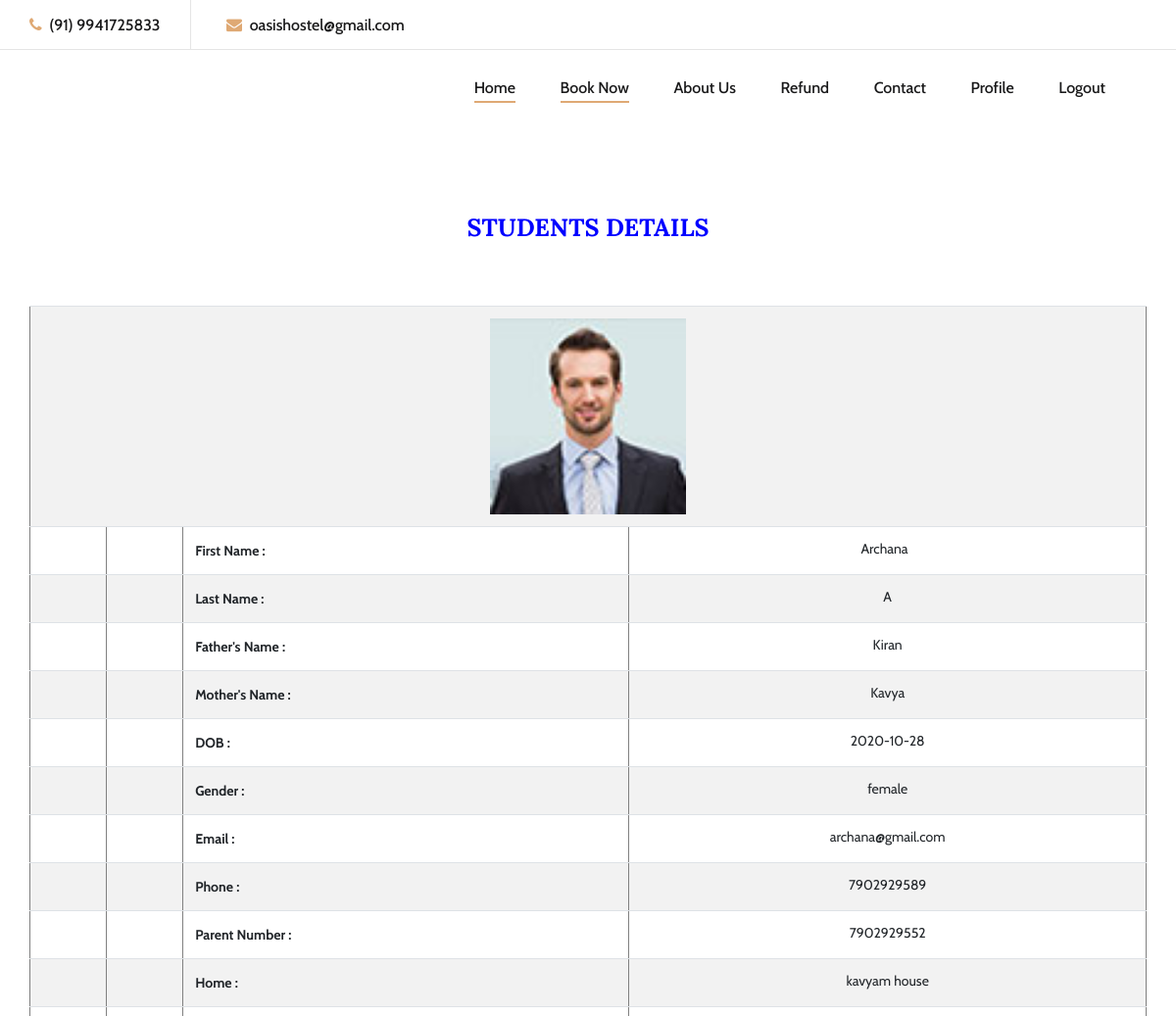
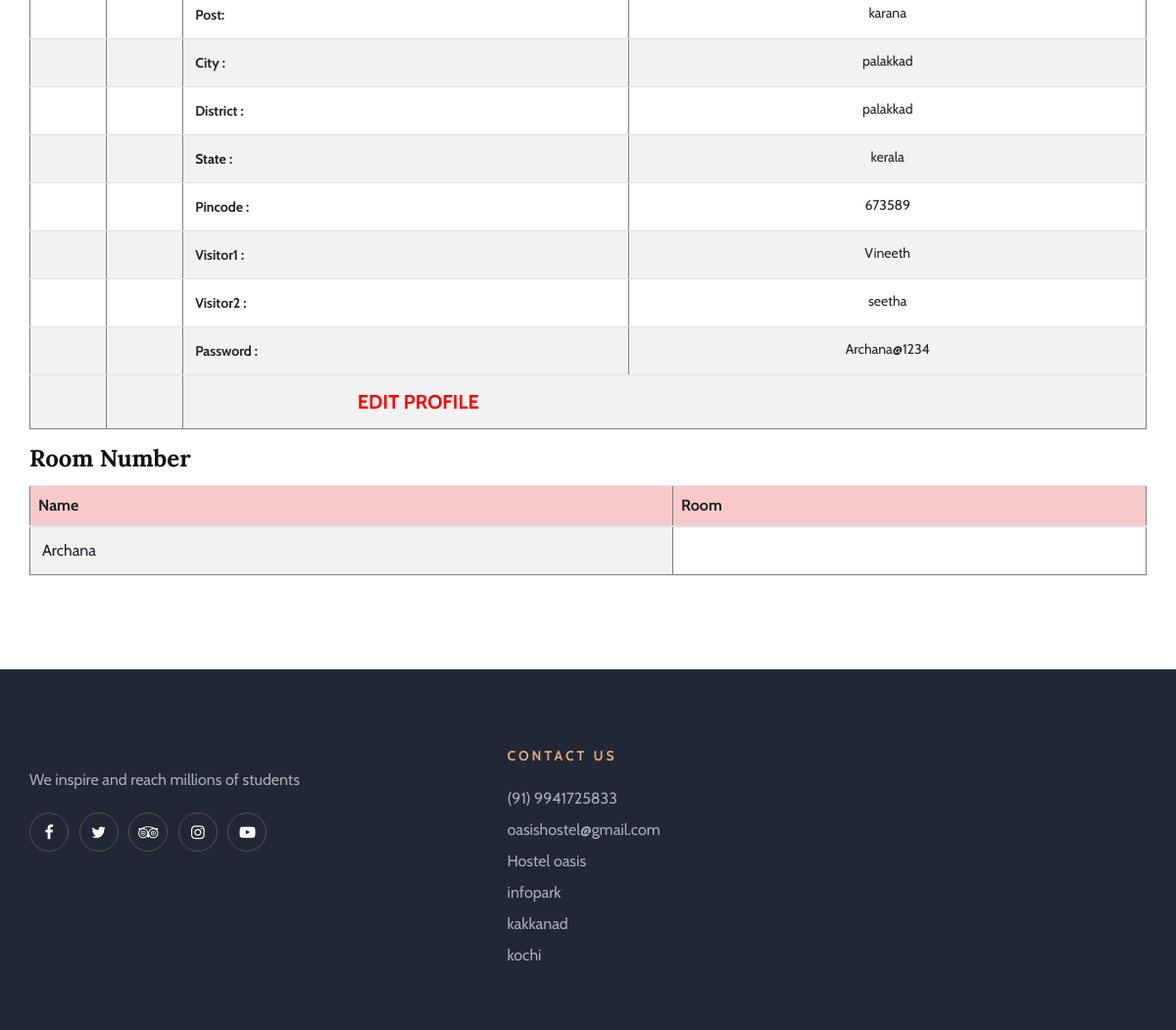
Screenshot of /profile.php (signed in) with the database file from the repository (2 pictures, top to bottom).
### tables this page shows
CREATE TABLE `registration` (
  `Reg_id` int(10) NOT NULL,
  `f_name` varchar(30) NOT NULL,
  `l_name` varchar(30) NOT NULL,
  `fa_name` varchar(30) NOT NULL,
  `ma_name` varchar(30) NOT NULL,
  `dob` date NOT NULL,
  `gender` varchar(30) NOT NULL,
  `email` varchar(50) NOT NULL,
  `phone` varchar(15) NOT NULL,
  `p_phone` varchar(50) NOT NULL,
  `home` varchar(30) NOT NULL,
  `post` varchar(30) NOT NULL,
  `city` varchar(30) NOT NULL,
  `district` varchar(50) NOT NULL,
  `state` varchar(30) NOT NULL,
  `pin` varchar(25) NOT NULL,
  `high` varchar(50) NOT NULL,
  `joinc` varchar(50) NOT NULL,
  `join` varchar(50) NOT NULL,
  `visitor1` varchar(30) NOT NULL,
  `visitor2` varchar(30) NOT NULL,
  `username` varchar(30) NOT NULL,
  `password` varchar(30) NOT NULL,
  `confirmpassword` varchar(30) NOT NULL,
  `utype` int(10) NOT NULL,
  `status` int(10) NOT NULL,
  `book` int(10) NOT NULL,
  `photo` varchar(200) NOT NULL
);

### profile.php (the view, shortened to what this page needs)
<?php
$a10=$_SESSION['sess'];
?>
<!DOCTYPE html>
<html lang="zxx">
<head>
    <link rel="stylesheet" href="css/bootstrap.min.css" type="text/css">
    <link rel="stylesheet" href="css/font-awesome.min.css" type="text/css">
    <link rel="stylesheet" href="css/elegant-icons.css" type="text/css">
    <link rel="stylesheet" href="css/flaticon.css" type="text/css">
    <link rel="stylesheet" href="css/owl.carousel.min.css" type="text/css">
    <link rel="stylesheet" href="css/nice-select.css" type="text/css">
    <link rel="stylesheet" href="css/jquery-ui.min.css" type="text/css">
    <link rel="stylesheet" href="css/magnific-popup.css" type="text/css">
    <link rel="stylesheet" href="css/slicknav.min.css" type="text/css">
    <link rel="stylesheet" href="css/style.css" type="text/css">
</head>
<body>
    <header class="header-section">
        <div class="top-nav">
            <div class="container">
                <div class="row">
                    <div class="col-lg-6">
                        <ul class="tn-left">
                            <li><i class="fa fa-phone"></i> (91) 9941725833</li>
                            <li><i class="fa fa-envelope"></i> oasishostel@gmail.com</li>
                        </ul>
                    </div>
                    <div class="col-lg-6">
                        <div class="tn-right">
                        </div>
                    </div>
                </div>
            </div>
        </div>
        <div class="menu-item">
            <div class="container">
                <div class="row">
                    <div class="col-lg-2">
                    </div>
                    <div class="col-lg-10">
                        <div class="nav-menu">
                            <nav class="mainmenu">
                                <ul>
                                    <li class="active"><a href="home.php">Home</a></li>
                                    <li class="active"><a href="rooms.php">Book Now</a></li>
                                    <li><a href="aboutus1.php">About Us</a></li>
                                    <li><a href="Refund.php">Refund</a></li>
                                    <li><a href="contactus1.php">Contact</a></li>
                                    <li><a href="profile.php">Profile</a></li>
                                          <li><a href="logout.php">Logout</a></li>
                                </ul>
                            </nav>
                        </div>
                    </div>
                </div>
            </div>
        </div>
    </header>
    <div class="breadcrumb-section">
        <div class="container">
            <div class="row">
                <div class="col-lg-12">
                    <div class="breadcrumb-text">
                     <?php
$con=mysqli_connect("localhost","root","","hostel");
$sql="select * from registration where username='$a10'";
$exe=mysqli_query($con,$sql);
?>
<center><h2 style="color:blue"><b style="font-size:25px;">STUDENTS DETAILS</b></h2></center>
<form method="POST">
    <center><br><br>
				<table class="table table-striped" border="1">
					<?php
                    while($fetch2=mysqli_fetch_array($exe))
						{
							?>
                    <tr><td colspan="4" align="center"><img src="images/<?php echo $fetch2['photo']?>" width="200px" height="200px"></td></tr>
                    <tr><td></td><td></td><td><b style="font-size:14px;">First Name  :</b></td><td style="font-size:14px;" align="center"><?php echo $fetch2['f_name']?>
                                   </td>
							</tr>
                     <tr><td></td><td></td><td><b style="font-size:14px;">Last Name  :</b></td><td style="font-size:14px;" align="center"><?php echo $fetch2['l_name']?>
                                    </td>
							</tr>
                    <tr><td></td><td></td><td><b style="font-size:14px;">Father's Name :</b></td><td style="font-size:14px;" align="center"><?php echo $fetch2['fa_name']?>
                                    </td>
							</tr>
                    <tr><td></td><td></td><td><b style="font-size:14px;">Mother's Name :</b></td><td style="font-size:14px;" align="center"><?php echo $fetch2['ma_name']?>
                     <tr><td></td><td></td><td><b style="font-size:14px;">DOB  :</b></td><td style="font-size:14px;" align="center"><?php echo $fetch2['dob']?>
                                   </td>
							</tr>
                    <tr><td></td><td></td><td><b style="font-size:14px;">Gender :</b></td><td style="font-size:14px;" align="center"><?php echo $fetch2['gender']?>
                                    </td>
							</tr>
                     <tr><td></td><td></td><td><b style="font-size:14px;">Email :</b></td><td style="font-size:14px;" align="center"><?php echo $fetch2['email']?>
                                    </td>
							</tr>
    <tr><td></td><td></td><td><b style="font-size:14px;">Phone :</b></td><td style="font-size:14px;" align="center"><?php echo $fetch2['phone']?>
                                    </td>
							</tr>
                        <tr><td></td><td></td><td><b style="font-size:14px;">Parent Number :</b></td><td style="font-size:14px;" align="center"><?php echo $fetch2['p_phone']?>
                                    </td>
							</tr>
                         <tr><td></td><td></td><td><b style="font-size:14px;">Home :</b></td><td style="font-size:14px;" align="center"><?php echo $fetch2['home']?>
                                    </td>
							</tr>
                         <tr><td></td><td></td><td><b style="font-size:14px;">Post:</b></td><td style="font-size:14px;" align="center"><?php echo $fetch2['post']?>
                                    </td>
							</tr>
                         <tr><td></td><td></td><td><b style="font-size:14px;">City :</b></td><td style="font-size:14px;" align="center"><?php echo $fetch2['city']?>
                                    </td>
							</tr>
                        <tr><td></td><td></td><td><b style="font-size:14px;">District :</b></td><td style="font-size:14px;" align="center"><?php echo $fetch2['district']?>
                                    </td>
							</tr>
                         <tr><td></td><td></td><td><b style="font-size:14px;">State :</b></td><td style="font-size:14px;" align="center"><?php echo $fetch2['state']?>
                                    </td>
							</tr>
                         <tr><td></td><td></td><td><b style="font-size:14px;">Pincode :</b></td><td style="font-size:14px;" align="center"><?php echo $fetch2['pin']?>
                                    </td>
							</tr>
                        <tr><td></td><td></td><td><b style="font-size:14px;">Visitor1 :</b></td><td style="font-size:14px;" align="center"><?php echo $fetch2['visitor1']?>
                                    </td>
							</tr>
                        <tr><td></td><td></td><td><b style="font-size:14px;">Visitor2 :</b></td><td style="font-size:14px;" align="center"><?php echo $fetch2['visitor2']?>
                                    </td>
							</tr>
                        <tr><td></td><td></td><td><b style="font-size:14px;">Password :</b></td><td style="font-size:14px;" align="center"><?php echo $fetch2['password']?>
                                    </td>
							</tr>
							<tr><td></td><td></td><td colspan=2>
                                <a href="edit_profile.php?b=<?php echo $fetch2['Reg_id'];;?>"><font color="red"><b style="font-size:20px;">EDIT PROFILE</b></font></a></td>
							</tr>
                        </td>
					<?php }  ?>
				</table>
    </center>
			</form>
                    </div>
                    <?php
 $con=mysqli_connect("localhost","root","","hostel");
$sql22="select * from registration where username='$a10'";
$result=mysqli_query($con,$sql22);
?>
                    <h4 class="card-title"><b>Room Number</b></h4>
                <table class="table table-hover table-striped" border="1">
                            <thead>
                                <th style="background-color:#F7CAC9;padding:8px">Name</th>
                                <th style="background-color:#F7CAC9;padding:8px">Room</th>
                            </thead>
                            <?php
                            while($row=mysqli_fetch_array($result))
                            {
?>
                            <tbody>
                                <tr>
                                     <td><div class="f_name"><?php echo $row['f_name'];?></div></td>
                                </tr>
                              </tbody>
                      <?php }  ?>
                            </table>
                </div>
            </div>
        </div>
    </div>
    <footer class="footer-section">
        <div class="container">
            <div class="footer-text">
                <div class="row">
                    <div class="col-lg-4">
                        <div class="ft-about">
                            <p>We inspire and reach millions of students<br /> </p>
                            <div class="fa-social">
                                <a href="#"><i class="fa fa-facebook"></i></a>
                                <a href="#"><i class="fa fa-twitter"></i></a>
                                <a href="#"><i class="fa fa-tripadvisor"></i></a>
                                <a href="#"><i class="fa fa-instagram"></i></a>
                                <a href="#"><i class="fa fa-youtube-play"></i></a>
                            </div>
                        </div>
                    </div>
                    <div class="col-lg-3 offset-lg-1">
                        <div class="ft-contact">
                            <h6>Contact Us</h6>
                            <ul>
                               <li>(91) 9941725833</li>
                                <li>oasishostel@gmail.com</li>
                                <li>Hostel oasis</li>
                                  <li>infopark</li>
                                  <li>kakkanad</li>
                                  <li>kochi</li>
                            </ul>
                        </div>
                    </div>
                </div>
            </div>
        </div>
    </footer>
</body>
</html>

### css/style.css (style rules this page uses)
html, body { height: 100%; font-family: "Cabin", sans-serif; -webkit-font-smoothing: antialiased; font-smoothing: antialiased; }
h1, h2, h3, h4, h5, h6 { margin: 0; color: #111111; font-weight: 400; font-family: "Lora", serif; }
h2 { font-size: 36px; }
h4 { font-size: 24px; }
h6 { font-size: 16px; }
p { font-size: 16px; font-family: "Cabin", sans-serif; color: #6b6b6b; font-weight: 400; line-height: 26px; margin: 0 0 15px 0; }
img { max-width: 100%; }
ul, ol { padding: 0; margin: 0; }
.top-nav { border-bottom: 1px solid #e5e5e5; }
.top-nav .tn-left li { list-style: none; display: inline-block; font-size: 16px; color: #19191a; font-weight: 500; padding: 14px 0 12px; margin-right: 64px; position: relative; }
.top-nav .tn-left li:after { position: absolute; right: -32px; top: 0; width: 1px; height: 100%; background: #e5e5e5; content: ""; }
.top-nav .tn-left li:last-child { margin-right: 0; }
.top-nav .tn-left li:last-child:after { display: none; }
.top-nav .tn-left li i { color: #dfa974; margin-right: 4px; }
.top-nav .tn-right { text-align: right; }
.menu-item { position: relative; z-index: 9; }
.menu-item .nav-menu { text-align: right; }
.menu-item .nav-menu .mainmenu { display: inline-block; }
.menu-item .nav-menu .mainmenu li { list-style: none; display: inline-block; position: relative; z-index: 1; }
.menu-item .nav-menu .mainmenu li.active a:after { opacity: 1; }
.menu-item .nav-menu .mainmenu li a { font-size: 16px; color: #19191a; margin-right: 42px; font-weight: 500; display: inline-block; padding: 27px 0; position: relative; -webkit-transition: all 0.3s; -o-transition: all 0.3s; transition: all 0.3s; }
.menu-item .nav-menu .mainmenu li a:after { position: absolute; left: 0; top: 52px; width: 100%; height: 2px; background: #dfa974; content: ""; opacity: 0; -webkit-transition: all 0.3s; -o-transition: all 0.3s; transition: all 0.3s; }
.footer-section { background: #222736; }
.footer-section .footer-text { padding: 80px 0 30px; }
.footer-section .footer-text .ft-about { margin-bottom: 30px; }
.footer-section .footer-text .ft-about p { color: #aaaab3; margin-bottom: 20px; }
.footer-section .footer-text .ft-about .fa-social a { display: inline-block; height: 40px; width: 40px; font-size: 16px; line-height: 40px; text-align: center; color: #ffffff; border: 1px solid #5A4D48; border-radius: 50%; -webkit-transition: all 0.3s; -o-transition: all 0.3s; transition: all 0.3s; margin-right: 7px; }
.footer-section .footer-text .ft-contact { margin-bottom: 30px; }
.footer-section .footer-text .ft-contact h6 { font-size: 14px; color: #dfa974; text-transform: uppercase; font-weight: 700; letter-spacing: 3px; font-family: "Cabin", sans-serif; margin-bottom: 20px; }
.footer-section .footer-text .ft-contact ul li { font-size: 16px; color: #aaaab3; line-height: 32px; list-style: none; }
.breadcrumb-section { padding-top: 70px; padding-bottom: 80px; }
.breadcrumb-text { text-align: center; }
.breadcrumb-text h2 { font-size: 44px; color: #19191a; margin-bottom: 12px; }
@media only screen and (min-width: 1200px) { .container { max-width: 1170px; } }

### rows the page displays
registration: photo (picture), f_name "Archana", l_name "A", fa_name "Kiran", ma_name "Kavya", dob "2020-10-28", gender "female", email "archana@gmail.com", phone "7902929589", p_phone "7902929552", home "kavyam house", post "karana", city "palakkad", district "palakkad", state "kerala", pin "673589", visitor1 "Vineeth", visitor2 "seetha", password "Archana@1234"
